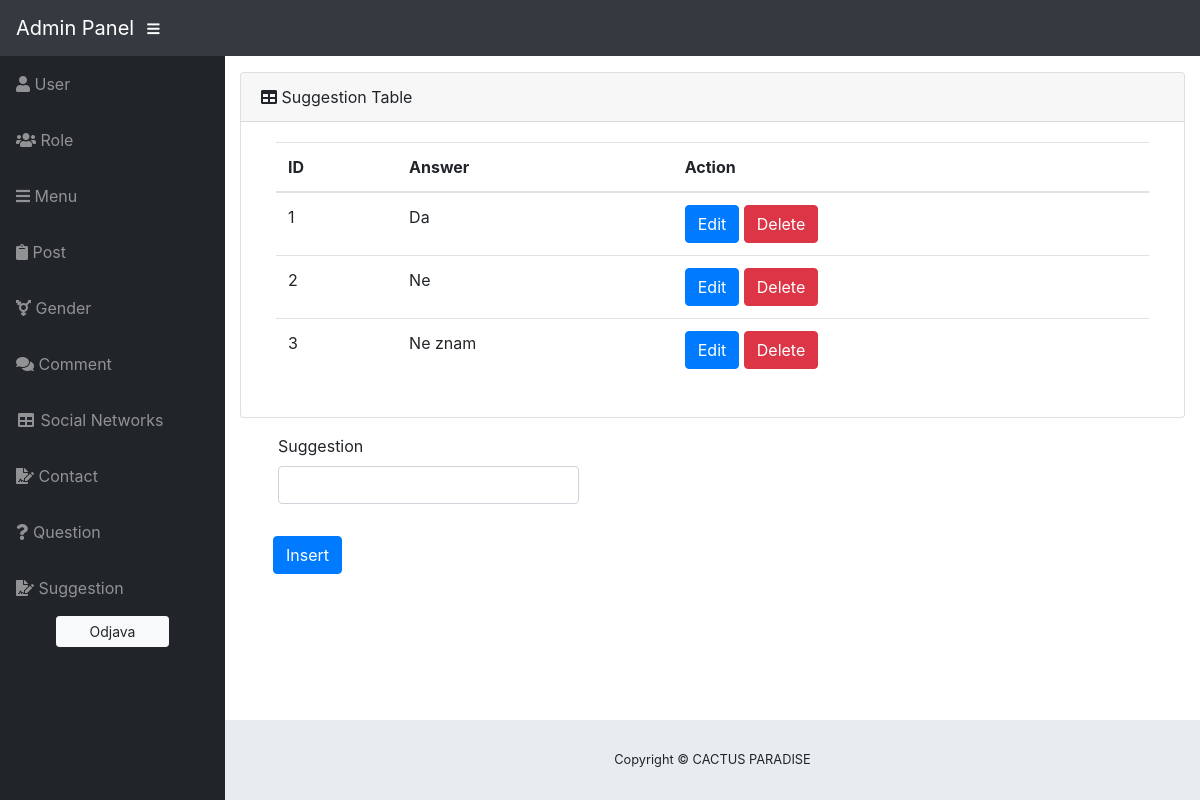
Screenshot of /admin/admin.php?page=suggestion with the database file from the repository.
### tables this page shows
CREATE TABLE `suggestion` (
  `suggestionID` int(11) NOT NULL,
  `suggestion` varchar(100) NOT NULL,
  `questionID` int(11) NOT NULL
);

### modules/functions.php (called while the page is built, shortened)
<?php
function getAllFromTable($table, $conn) {
	$sql = "SELECT * FROM $table;";
	$stmt = $conn->prepare($sql);
	$stmt->execute();
	return $stmt->fetchAll();
}

### admin/views/pages/suggestion.php (the view, shortened to what this page needs)
<?php
  $suggestions = getAllFromTable('suggestion', $conn);
?>
<i class="fas fa-table"></i>
Suggestion Table </div>
<div class="container">
  <div class="card-body">
    <div class="table-responsive">
      <table class="table">
        <thead>
          <th>ID</th>
          <th>Answer</th>
          <th>Action</th>
        </thead>
        <tbody class="suggestions">
          <?php foreach($suggestions as $suggestion) : ?>
            <tr>
              <td><?= $suggestion->suggestionID ?></td>
              <td><?= $suggestion->suggestion ?></td>
              <td>
                <button class="btn btn-primary edit-btn" data-id="<?= $suggestion->suggestionID?>">Edit</button>
                <button class="btn btn-danger delete-btn" data-id="<?= $suggestion->suggestionID?>">Delete</button>
              </td>
            </tr>
          <?php endforeach; ?>
        </tbody>
      </table>
    </div>
  </div>
</div>
</div>
</div>
<form class="needs-validation">
  <div class="form-row ml-5 form-group">
    <div class="col-md-4 mb-3">
      <label>Suggestion</label>
      <input type="text" class="form-control" id="suggestion">
    </div>
  </div>
  <button type="button" class="btn btn-primary ml-5 mb-5" id="insert-update-btn">Insert</button>
</form>

### admin/assets/css/sb-admin.css (style rules this page uses)
html { position: relative; min-height: 100%; }
body { height: 100%; }
:root { --input-padding-x: 0.75rem; --input-padding-y: 0.75rem; }

### rows the page displays
suggestion: suggestionID "1", suggestion "Da"
suggestion: suggestionID "2", suggestion "Ne"
suggestion: suggestionID "3", suggestion "Ne znam"
